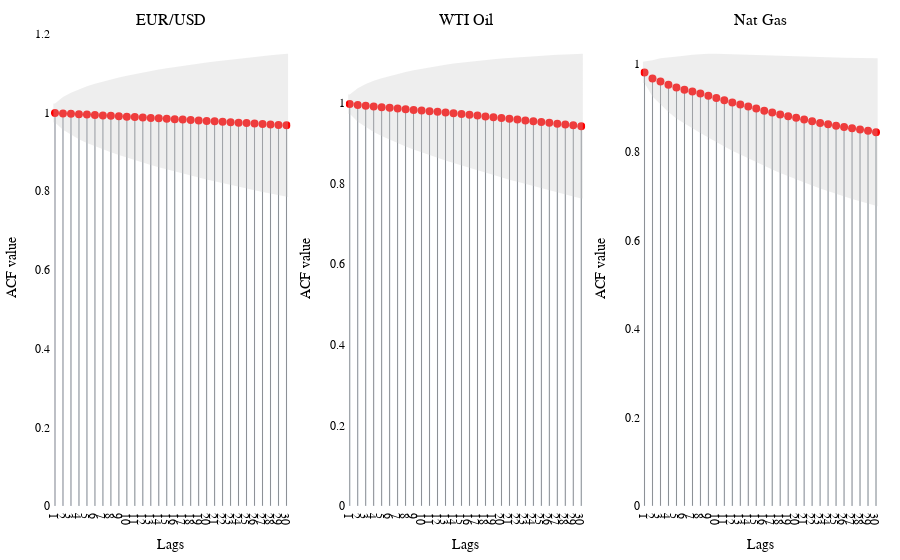

Notebook source saved alongside this figure:
### Markdown cell above
#### Tests for Autocorrelation (raw data)

### Code cell
file_name = r"chap_07_spot_exchange_rate_data_df.xlsx"
full_file_path = rf"{PRESENTATION_DATA}/{file_name}"
spot_exchange_rate_data_df = pd.read_excel(full_file_path, index_col=0)

title = f"ACF values for daily observations of the EUR/USD spot exchange rate, oil and gas over the time: {spot_exchange_rate_data_df.index.min().strftime('%Y')} - {spot_exchange_rate_data_df.index.max().strftime('%Y')}"
x_axis_title = "Lags"
y_axis_title = "ACF value"

acf_fig = data_graphing_instance.get_fig_acf(
    data=spot_exchange_rate_data_df,
    variables=spot_exchange_rate_data_df.columns.tolist(),
    title="",
    x_axis_title=x_axis_title,
    y_axis_title=y_axis_title,
    save_fig=False,
    file_name="chap_06_acf_plot_raw_series",
    file_path=FIGURES_PATH,
    nlags=30
    )
acf_fig.show(renderer=RENDERER)

### Figure 1 — Plotly figure (JSON) as saved in the notebook; plotly's stock layout.template omitted (floating-point values rounded to 4 significant figures)
{"data": [{"marker": {"color": "black"}, "name": "ACF EUR/USD", "showlegend": false, "type": "bar", "width": 0.1, "x": [1, 2, 3, 4, 5, 6, 7, 8, 9, 10, 11, 12, 13, 14, 15, 16, 17, 18, 19, 20, 21, 22, 23, 24, 25, 26, 27, 28, 29, 30], "xaxis": "x", "y": [0.999, 0.9979, 0.9969, 0.9959, 0.9948, 0.9938, 0.9928, 0.9917, 0.9906, 0.9896, 0.9885, 0.9875, 0.9864, 0.9854, 0.9843, 0.9832, 0.9821, 0.981, 0.9799, 0.9788, 0.9776, 0.9765, 0.9754, 0.9743, 0.9732, 0.9721, 0.971, 0.9699, 0.9687, 0.9675], "yaxis": "y"}, {"marker": {"color": "red", "size": 8}, "mode": "markers", "name": "ACF Top EUR/USD", "showlegend": false, "type": "scatter", "x": [1, 2, 3, 4, 5, 6, 7, 8, 9, 10, 11, 12, 13, 14, 15, 16, 17, 18, 19, 20, 21, 22, 23, 24, 25, 26, 27, 28, 29, 30], "xaxis": "x", "y": [0.999, 0.9979, 0.9969, 0.9959, 0.9948, 0.9938, 0.9928, 0.9917, 0.9906, 0.9896, 0.9885, 0.9875, 0.9864, 0.9854, 0.9843, 0.9832, 0.9821, 0.981, 0.9799, 0.9788, 0.9776, 0.9765, 0.9754, 0.9743, 0.9732, 0.9721, 0.971, 0.9699, 0.9687, 0.9675], "yaxis": "y"}, {"fill": "toself", "fillcolor": "rgba(200,200,200,0.3)", "hoverinfo": "skip", "line": {"color": "rgba(255,255,255,0)"}, "name": "95% CI EUR/USD", "showlegend": false, "type": "scatter", "x": [0.8, 1, 2, 3, 4, 5, 6, 7, 8, 9, 10, 11, 12, 13, 14, 15, 16, 17, 18, 19, 20, 21, 22, 23, 24, 25, 26, 27, 28, 29, 30, 30.2, 30.2, 30, 29, 28, 27, 26, 25, 24, 23, 22, 21, 20, 19, 18, 17, 16, 15, 14, 13, 12, 11, 10, 9, 8, 7, 6, 5, 4, 3, 2, 1, 0.8], "xaxis": "x", "y": [0.9749, 0.9749, 0.9563, 0.9432, 0.9324, 0.9228, 0.9143, 0.9063, 0.8989, 0.8919, 0.8852, 0.8789, 0.8728, 0.867, 0.8613, 0.8557, 0.8504, 0.8451, 0.84, 0.835, 0.8301, 0.8253, 0.8206, 0.8159, 0.8114, 0.807, 0.8026, 0.7983, 0.7941, 0.7899, 0.7857, 0.7857, 1.149, 1.149, 1.148, 1.146, 1.144, 1.142, 1.139, 1.137, 1.135, 1.132, 1.13, 1.127, 1.125, 1.122, 1.119, 1.116, 1.113, 1.109, 1.106, 1.102, 1.098, 1.094, 1.089, 1.084, 1.079, 1.073, 1.067, 1.059, 1.051, 1.04, 1.023, 1.023], "yaxis": "y"}, {"marker": {"color": "black"}, "name": "ACF WTI Oil", "showlegend": false, "type": "bar", "width": 0.1, "x": [1, 2, 3, 4, 5, 6, 7, 8, 9, 10, 11, 12, 13, 14, 15, 16, 17, 18, 19, 20, 21, 22, 23, 24, 25, 26, 27, 28, 29, 30], "xaxis": "x2", "y": [0.9974, 0.9955, 0.9937, 0.9918, 0.99, 0.9882, 0.9865, 0.9848, 0.9832, 0.9815, 0.9798, 0.9783, 0.9766, 0.9748, 0.973, 0.971, 0.969, 0.967, 0.9651, 0.9631, 0.961, 0.9591, 0.957, 0.9551, 0.953, 0.951, 0.949, 0.947, 0.9449, 0.9427], "yaxis": "y2"}, {"marker": {"color": "red", "size": 8}, "mode": "markers", "name": "ACF Top WTI Oil", "showlegend": false, "type": "scatter", "x": [1, 2, 3, 4, 5, 6, 7, 8, 9, 10, 11, 12, 13, 14, 15, 16, 17, 18, 19, 20, 21, 22, 23, 24, 25, 26, 27, 28, 29, 30], "xaxis": "x2", "y": [0.9974, 0.9955, 0.9937, 0.9918, 0.99, 0.9882, 0.9865, 0.9848, 0.9832, 0.9815, 0.9798, 0.9783, 0.9766, 0.9748, 0.973, 0.971, 0.969, 0.967, 0.9651, 0.9631, 0.961, 0.9591, 0.957, 0.9551, 0.953, 0.951, 0.949, 0.947, 0.9449, 0.9427], "yaxis": "y2"}, {"fill": "toself", "fillcolor": "rgba(200,200,200,0.3)", "hoverinfo": "skip", "line": {"color": "rgba(255,255,255,0)"}, "name": "95% CI WTI Oil", "showlegend": false, "type": "scatter", "x": [0.8, 1, 2, 3, 4, 5, 6, 7, 8, 9, 10, 11, 12, 13, 14, 15, 16, 17, 18, 19, 20, 21, 22, 23, 24, 25, 26, 27, 28, 29, 30, 30.2, 30.2, 30, 29, 28, 27, 26, 25, 24, 23, 22, 21, 20, 19, 18, 17, 16, 15, 14, 13, 12, 11, 10, 9, 8, 7, 6, 5, 4, 3, 2, 1, 0.8], "xaxis": "x2", "y": [0.9734, 0.9734, 0.9539, 0.94, 0.9284, 0.9182, 0.9089, 0.9004, 0.8924, 0.8848, 0.8776, 0.8708, 0.8642, 0.8577, 0.8514, 0.8453, 0.839, 0.8329, 0.827, 0.8213, 0.8156, 0.8099, 0.8045, 0.799, 0.7938, 0.7885, 0.7833, 0.7782, 0.7732, 0.7682, 0.763, 0.763, 1.122, 1.122, 1.122, 1.121, 1.12, 1.119, 1.118, 1.116, 1.115, 1.114, 1.112, 1.111, 1.109, 1.107, 1.105, 1.103, 1.101, 1.098, 1.095, 1.092, 1.089, 1.085, 1.081, 1.077, 1.073, 1.068, 1.062, 1.055, 1.047, 1.037, 1.022, 1.022], "yaxis": "y2"}, {"marker": {"color": "black"}, "name": "ACF Nat Gas", "showlegend": false, "type": "bar", "width": 0.1, "x": [1, 2, 3, 4, 5, 6, 7, 8, 9, 10, 11, 12, 13, 14, 15, 16, 17, 18, 19, 20, 21, 22, 23, 24, 25, 26, 27, 28, 29, 30], "xaxis": "x3", "y": [0.9806, 0.967, 0.9601, 0.9528, 0.9464, 0.9413, 0.9374, 0.9329, 0.9278, 0.9228, 0.9175, 0.9127, 0.9082, 0.9036, 0.8988, 0.894, 0.8898, 0.8856, 0.8816, 0.8778, 0.8738, 0.87, 0.8664, 0.8631, 0.8601, 0.857, 0.8541, 0.8514, 0.8484, 0.8451], "yaxis": "y3"}, {"marker": {"color": "red", "size": 8}, "mode": "markers", "name": "ACF Top Nat Gas", "showlegend": false, "type": "scatter", "x": [1, 2, 3, 4, 5, 6, 7, 8, 9, 10, 11, 12, 13, 14, 15, 16, 17, 18, 19, 20, 21, 22, 23, 24, 25, 26, 27, 28, 29, 30], "xaxis": "x3", "y": [0.9806, 0.967, 0.9601, 0.9528, 0.9464, 0.9413, 0.9374, 0.9329, 0.9278, 0.9228, 0.9175, 0.9127, 0.9082, 0.9036, 0.8988, 0.894, 0.8898, 0.8856, 0.8816, 0.8778, 0.8738, 0.87, 0.8664, 0.8631, 0.8601, 0.857, 0.8541, 0.8514, 0.8484, 0.8451], "yaxis": "y3"}, {"fill": "toself", "fillcolor": "rgba(200,200,200,0.3)", "hoverinfo": "skip", "line": {"color": "rgba(255,255,255,0)"}, "name": "95% CI Nat Gas", "showlegend": false, "type": "scatter", "x": [0.8, 1, 2, 3, 4, 5, 6, 7, 8, 9, 10, 11, 12, 13, 14, 15, 16, 17, 18, 19, 20, 21, 22, 23, 24, 25, 26, 27, 28, 29, 30, 30.2, 30.2, 30, 29, 28, 27, 26, 25, 24, 23, 22, 21, 20, 19, 18, 17, 16, 15, 14, 13, 12, 11, 10, 9, 8, 7, 6, 5, 4, 3, 2, 1, 0.8], "xaxis": "x3", "y": [0.9565, 0.9565, 0.9259, 0.9075, 0.8908, 0.8765, 0.8643, 0.854, 0.8437, 0.8331, 0.8229, 0.8128, 0.8035, 0.7946, 0.7859, 0.7772, 0.7686, 0.7607, 0.753, 0.7456, 0.7386, 0.7314, 0.7246, 0.718, 0.7118, 0.7059, 0.7001, 0.6945, 0.6893, 0.6836, 0.6778, 0.6778, 1.012, 1.012, 1.013, 1.014, 1.014, 1.014, 1.014, 1.014, 1.015, 1.015, 1.016, 1.017, 1.017, 1.018, 1.019, 1.019, 1.02, 1.021, 1.022, 1.022, 1.022, 1.023, 1.023, 1.022, 1.021, 1.018, 1.016, 1.015, 1.013, 1.008, 1.005, 1.005], "yaxis": "y3"}], "layout": {"annotations": [{"font": {"size": 16}, "showarrow": false, "text": "EUR/USD", "x": 0.1444, "xanchor": "center", "xref": "paper", "y": 1, "yanchor": "bottom", "yref": "paper"}, {"font": {"size": 16}, "showarrow": false, "text": "WTI Oil", "x": 0.5, "xanchor": "center", "xref": "paper", "y": 1, "yanchor": "bottom", "yref": "paper"}, {"font": {"size": 16}, "showarrow": false, "text": "Nat Gas", "x": 0.8556, "xanchor": "center", "xref": "paper", "y": 1, "yanchor": "bottom", "yref": "paper"}], "bargap": 0.1, "font": {"color": "Black", "family": "Arial", "size": 12}, "margin": {"b": 10, "l": 20, "r": 20, "t": 30}, "paper_bgcolor": "white", "plot_bgcolor": "white", "showlegend": false, "title": {"text": "", "x": 0.5, "xanchor": "center", "y": 0.95, "yanchor": "top"}, "xaxis": {"anchor": "y", "domain": [0, 0.2889], "dtick": 1, "range": [0.5, 30.5], "tick0": 1, "tickmode": "linear", "title": {"text": "Lags"}}, "xaxis2": {"anchor": "y2", "domain": [0.3556, 0.6444], "dtick": 1, "range": [0.5, 30.5], "tick0": 1, "tickmode": "linear", "title": {"text": "Lags"}}, "xaxis3": {"anchor": "y3", "domain": [0.7111, 1], "dtick": 1, "range": [0.5, 30.5], "tick0": 1, "tickmode": "linear", "title": {"text": "Lags"}}, "yaxis": {"anchor": "x", "domain": [0, 1], "title": {"text": "ACF value"}}, "yaxis2": {"anchor": "x2", "domain": [0, 1], "title": {"text": "ACF value"}}, "yaxis3": {"anchor": "x3", "domain": [0, 1], "title": {"text": "ACF value"}}}}
